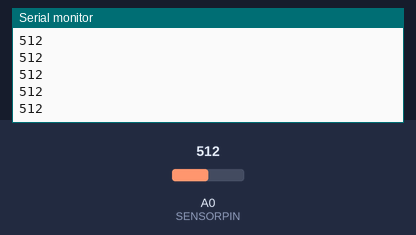
A sketch run on a simulated Arduino Uno, built with avr-gcc and run on an emulated ATmega328P. Shown: the last lines printed to the serial monitor. The test bench sets the inputs (shaded band); at power-on: A0 (SENSORPIN) = 512.

Above: at 1.2 s.
1.3 s: A0 (SENSORPIN) set to 716
At 1.31 s:
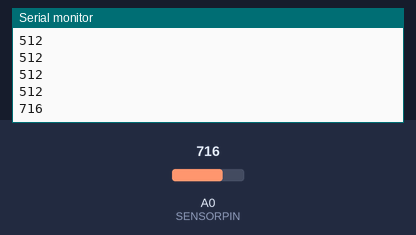
2.8 s: A0 (SENSORPIN) set to 900
At 2.81 s:
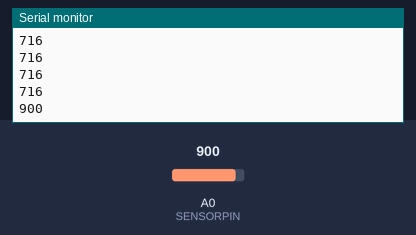
Timing chart, 0 to 5.8 s (numbered marks = the images above; inputs shaded):
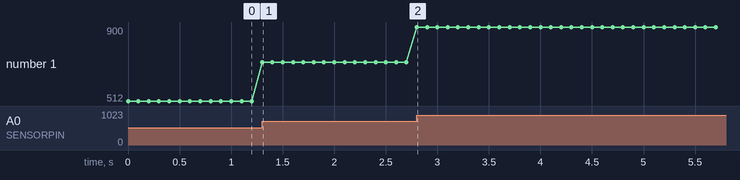

Measured:
- after the input at 1.3 s, the serial monitor: prints a new line at once (image 1)
- after the input at 2.8 s, the serial monitor: prints a new line at once (image 2)
- plotted number 1: 512 → 716 after the input at 1.3 s, 716 → 900 after the input at 2.8 s

The sketch:

sensorCode.ino
```cpp
#define SENSORPIN A0

unsigned long targetTime=0;
const unsigned long intervall=100;
void setup(){
Serial.begin(115200);
}


void loop(){
	if(millis()>=targetTime){
		Serial.println(analogRead(SENSORPIN));
		targetTime= millis()+intervall;
	}
}
```
